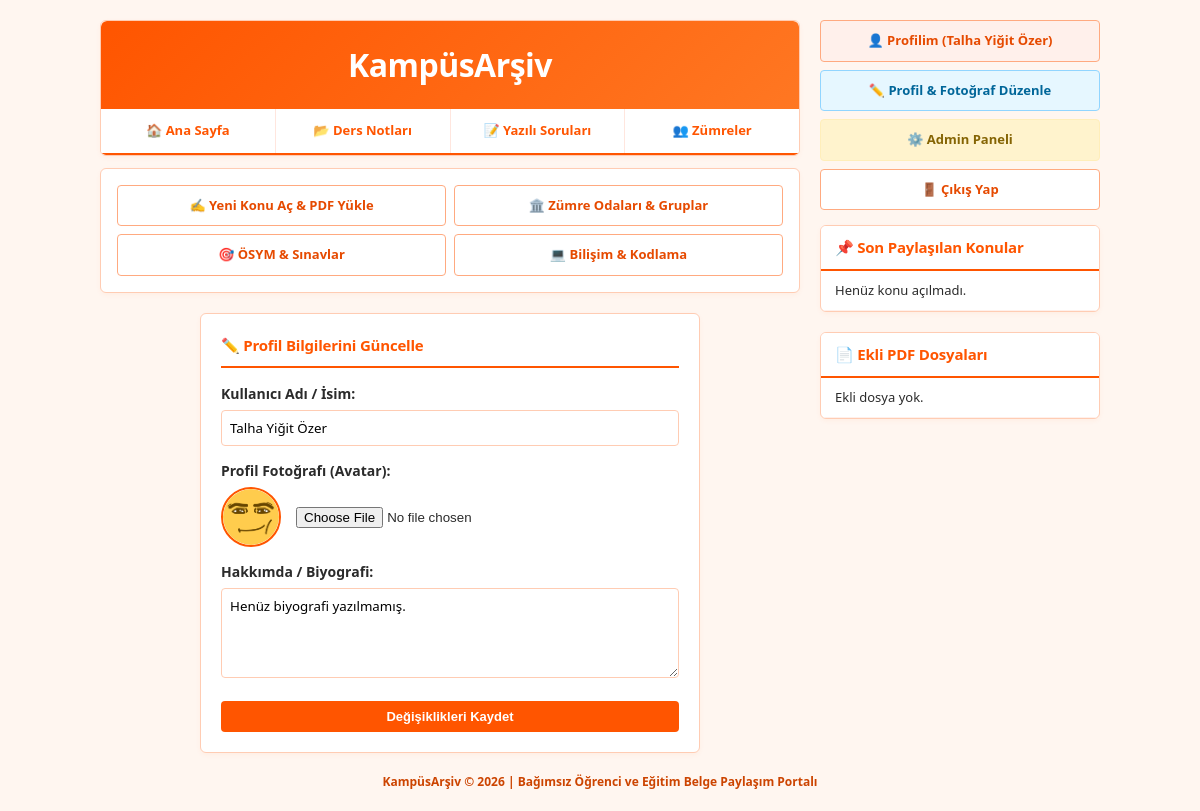
/profil_duzenle (signed in), run on the app's committed database.
### tables this page shows
CREATE TABLE kullanicilar (
            id INTEGER PRIMARY KEY AUTOINCREMENT,
            kullanici_adi TEXT UNIQUE NOT NULL,
            sifre TEXT NOT NULL,
            rol TEXT DEFAULT 'Öğrenci',
            biyografi TEXT DEFAULT 'Henüz biyografi yazılmamış.',
            profil_foto TEXT DEFAULT 'default_avatar.png',
            kayit_tarihi TIMESTAMP DEFAULT CURRENT_TIMESTAMP
        );

### app.py (the view, shortened to what this page needs)
@app.route('/profil_duzenle', methods=['GET', 'POST'])
def profil_duzenle():
    if 'kullanici_adi' not in session:
        flash('Profilinizi düzenlemek için giriş yapmalısınız!', 'error')
        return redirect(url_for('giris'))
    mevcut_kullanici = session['kullanici_adi']
    conn = get_db_connection()
    user = conn.execute("SELECT * FROM kullanicilar WHERE kullanici_adi = ?", (mevcut_kullanici,)).fetchone()
    if not user:
        session.clear()
        conn.close()
        flash('Kullanıcı oturumu geçersiz! Lütfen tekrar giriş yapın.', 'error')
        return redirect(url_for('giris'))
    conn.close()
    return render_template('profil_duzenle.html', user=user)

### app.py (called while the page is built)
def get_db_connection():
    conn = sqlite3.connect('kampus.db')
    conn.row_factory = sqlite3.Row
    return conn

### templates/profil_duzenle.html (shortened to what this page needs)
{% extends 'base.html' %}
{% block content %}
{% if user %}
<div class="card-box" style="padding: 20px; max-width: 500px; margin: 0 auto;">
    <div class="card-header-light" style="padding:0 0 10px 0; margin-bottom:15px;">✏️ Profil Bilgilerini Güncelle</div>
    <form method="POST" enctype="multipart/form-data">
        <label><b>Kullanıcı Adı / İsim:</b></label><br>
        <input type="text" name="kullanici_adi" value="{{ user['kullanici_adi'] }}" style="width: 100%; padding: 8px; margin: 6px 0 14px 0; border: 1px solid #ffccb3; border-radius: 4px; font-family: inherit;" required><br>
        <label><b>Profil Fotoğrafı (Avatar):</b></label><br>
        <div style="margin: 6px 0 14px 0; display:flex; align-items:center; gap:15px;">
            {% if user['profil_foto'] and user['profil_foto'] != 'default_avatar.png' %}
                <img src="{{ url_for('static', filename='avatars/' + user['profil_foto']) }}" class="avatar-img" style="width:60px; height:60px;">
            {% else %}
                <div style="width:60px; height:60px; border-radius:50%; background:#ffaa80; color:#fff; display:flex; align-items:center; justify-content:center; font-size:24px; font-weight:bold;">
                    {{ user['kullanici_adi'][0]|upper }}
                </div>
            {% endif %}
            <input type="file" name="profil_foto" accept="image/*">
        </div>
        <label><b>Hakkımda / Biyografi:</b></label><br>
        <textarea name="biyografi" rows="4" style="width: 100%; padding: 8px; margin: 6px 0 18px 0; border: 1px solid #ffccb3; border-radius: 4px; font-family: inherit;">{{ user['biyografi'] }}</textarea><br>
        <button type="submit" class="btn-orange" style="width: 100%;">Değişiklikleri Kaydet</button>
    </form>
</div>
{% else %}
<div class="card-box" style="padding: 20px; text-align: center;">
    <p>Oturum bilgisi geçersiz. Lütfen tekrar giriş yapın.</p>
    <a href="/giris" class="btn-orange">Giriş Yap</a>
</div>
{% endif %}
{% endblock %}

### templates/base.html (shortened to what this page needs)
<!DOCTYPE html>
<html lang="tr">
<head>
</head>
<body>
<div class="wrapper">
    <div class="main-column">
        <div class="card-box" style="margin-bottom: 12px;">
            <div class="logo-box">KampüsArşiv</div>
            <div class="nav-buttons">
                <a href="/" class="nav-item">🏠 Ana Sayfa</a>
                <a href="/?kategori=Ders Notları" class="nav-item">📂 Ders Notları</a>
                <a href="/?kategori=Yazılı Soruları" class="nav-item">📝 Yazılı Soruları</a>
                <a href="/zumreler" class="nav-item">👥 Zümreler</a>
            </div>
        </div>
        <div class="card-box" style="padding: 4px;">
            <div class="grid-buttons">
                <a href="/yeni" class="btn-grid">✍️ Yeni Konu Aç & PDF Yükle</a>
                <a href="/zumreler" class="btn-grid">🏛️ Zümre Odaları & Gruplar</a>
                <a href="/?kategori=ÖSYM & Sınavlar" class="btn-grid">🎯 ÖSYM & Sınavlar</a>
                <a href="/?kategori=Bilişim & Kod" class="btn-grid">💻 Bilişim & Kodlama</a>
            </div>
        </div>
        {% block content %}{% endblock %}
    </div>
    <div class="side-column">
        <div class="auth-btn-group">
            {% if session.get('kullanici_adi') %}
                <a href="/profil/{{ session['kullanici_adi'] }}" class="btn-side" style="background:#fff0eb;">👤 Profilim ({{ session['kullanici_adi'] }})</a>
                <a href="/profil_duzenle" class="btn-side" style="background:#e6f7ff; color:#006699; border-color:#91d5ff;">✏️ Profil & Fotoğraf Düzenle</a>
                {% if session.get('rol') == 'Admin' %}
                    <a href="/admin" class="btn-side" style="background:#fff3cd; color:#856404; border-color:#ffeeba;">⚙️ Admin Paneli</a>
                {% endif %}
                <a href="/cikis" class="btn-side">🚪 Çıkış Yap</a>
            {% else %}
                <a href="/giris" class="btn-side">🔑 Giriş Yap</a>
                <a href="/kayitol" class="btn-side">📝 Kayıt Ol</a>
            {% endif %}
        </div>
        <div class="card-box">
            <div class="card-header-light">📌 Son Paylaşılan Konular</div>
            <table class="site-table">
                {% for k in son_100 %}
                <tr>
                    <td>
                        <a href="/konu/{{ k['id'] }}" class="table-link">{{ k['baslik'][:30] }}...</a>
                    </td>
                </tr>
                {% else %}
                <tr><td>Henüz konu açılmadı.</td></tr>
                {% endfor %}
            </table>
        </div>
        <div class="card-box">
            <div class="card-header-light">📄 Ekli PDF Dosyaları</div>
            <table class="site-table">
                {% for d in son_dosyalar %}
                <tr>
                    <td>
                        <a href="/konu/{{ d['id'] }}" class="table-link">{{ d['baslik'][:30] }}...</a>
                    </td>
                </tr>
                {% else %}
                <tr><td>Ekli dosya yok.</td></tr>
                {% endfor %}
            </table>
        </div>
    </div>
</div>
<div class="footer">
    KampüsArşiv © 2026 | Bağımsız Öğrenci ve Eğitim Belge Paylaşım Portalı
</div>
</body>
</html>

### templates/base.html (style rules this page uses)
* { box-sizing: border-box; }
body { background-color: #fff6f0; font-family: "Frutiger", "Frutiger Linotype", "Segoe UI", "Helvetica Neue", Arial, sans-serif; font-size: 14px; line-height: 1.5; margin: 0; padding: 20px 0; color: #2b2b2b; }
.wrapper { width: 1000px; margin: 0 auto; display: flex; gap: 20px; }
.main-column { width: 700px; }
.side-column { width: 280px; }
.card-box { background: #ffffff; border-radius: 6px; border: 1px solid #ffccb3; margin-bottom: 20px; overflow: hidden; box-shadow: 0 2px 5px rgba(255, 102, 0, 0.05); }
.card-header-light { background: #ffffff; color: #ff5500; border-bottom: 2px solid #ff5500; font-size: 15px; font-weight: 700; padding: 10px 14px; letter-spacing: -0.2px; }
.logo-box { background: linear-gradient(135deg, #ff5500, #ff7722); color: #ffffff; text-align: center; padding: 20px; font-size: 32px; font-weight: 700; border-radius: 6px 6px 0 0; font-family: "Frutiger", "Segoe UI", sans-serif; letter-spacing: -0.5px; }
.nav-buttons { display: flex; background: #ffffff; border-bottom: 2px solid #ff5500; }
.nav-item { flex: 1; text-align: center; padding: 12px 6px; border-right: 1px solid #ffe6de; color: #ff5500; font-weight: 700; text-decoration: none; font-size: 13px; transition: background 0.2s; }
.nav-item:last-child { border-right: none; }
.grid-buttons { display: grid; grid-template-columns: repeat(2, 1fr); gap: 8px; padding: 12px; background: #ffffff; }
.btn-grid { background: #ffffff; border: 1px solid #ffaa80; color: #e64a00; padding: 10px; text-align: center; font-weight: 700; font-size: 13px; text-decoration: none; border-radius: 4px; transition: all 0.2s; }
.auth-btn-group { display: flex; flex-direction: column; gap: 8px; margin-bottom: 15px; }
.btn-side { background: #ffffff; border: 1px solid #ffaa80; color: #e64a00; padding: 10px; font-weight: 700; border-radius: 4px; text-align: center; text-decoration: none; font-size: 13px; transition: background 0.2s; }
.site-table { width: 100%; border-collapse: collapse; }
.site-table td { padding: 10px 14px; border-bottom: 1px solid #fff0eb; font-size: 13px; }
.btn-orange { background: #ff5500; color: #ffffff; border: none; padding: 8px 16px; border-radius: 4px; font-weight: 700; cursor: pointer; text-decoration: none; font-size: 13px; display: inline-block; }
.avatar-img { width: 50px; height: 50px; border-radius: 50%; object-fit: cover; border: 2px solid #ff5500; }
.footer { text-align: center; color: #cc4400; font-size: 12px; margin-top: 20px; font-weight: 600; }

### data on the page
kullanicilar: kullanici_adi "Talha Yiğit Özer", profil_foto (picture), biyografi "Henüz biyografi yazılmamış."
